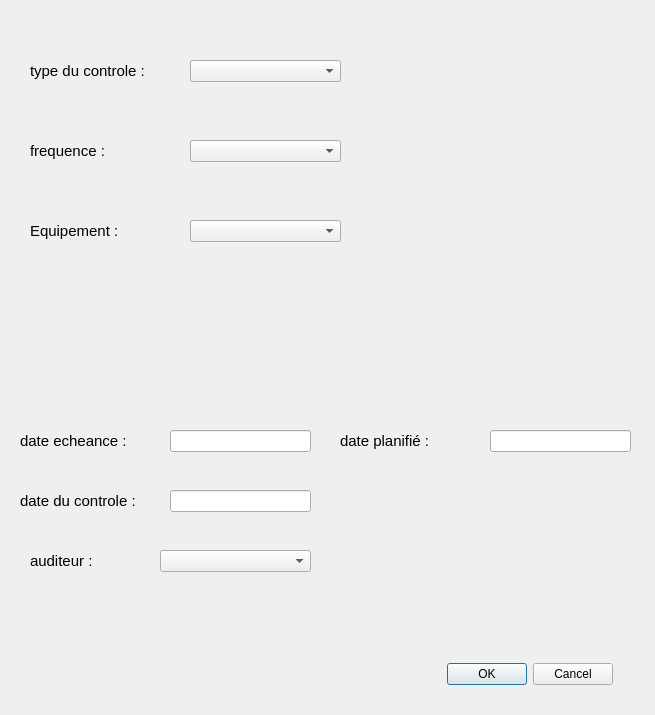
<?xml version="1.0" encoding="UTF-8"?>
<ui version="4.0">
 <class>Dialog</class>
 <widget class="QDialog" name="Dialog">
  <property name="geometry">
   <rect>
    <x>0</x>
    <y>0</y>
    <width>655</width>
    <height>715</height>
   </rect>
  </property>
  <property name="windowTitle">
   <string>ajout_ctrl</string>
  </property>
  <widget class="QDialogButtonBox" name="buttonBox2">
   <property name="geometry">
    <rect>
     <x>420</x>
     <y>660</y>
     <width>193</width>
     <height>28</height>
    </rect>
   </property>
   <property name="orientation">
    <enum>Qt::Horizontal</enum>
   </property>
   <property name="standardButtons">
    <set>QDialogButtonBox::Cancel|QDialogButtonBox::Ok</set>
   </property>
  </widget>
  <widget class="QLabel" name="label_type">
   <property name="geometry">
    <rect>
     <x>30</x>
     <y>60</y>
     <width>151</width>
     <height>22</height>
    </rect>
   </property>
   <property name="font">
    <font>
     <pointsize>11</pointsize>
    </font>
   </property>
   <property name="text">
    <string>type du controle :</string>
   </property>
  </widget>
  <widget class="QLabel" name="label_2_freq">
   <property name="geometry">
    <rect>
     <x>30</x>
     <y>140</y>
     <width>89</width>
     <height>22</height>
    </rect>
   </property>
   <property name="font">
    <font>
     <pointsize>11</pointsize>
    </font>
   </property>
   <property name="text">
    <string>frequence :</string>
   </property>
  </widget>
  <widget class="QLabel" name="label_3_equip">
   <property name="geometry">
    <rect>
     <x>30</x>
     <y>220</y>
     <width>111</width>
     <height>22</height>
    </rect>
   </property>
   <property name="font">
    <font>
     <pointsize>11</pointsize>
    </font>
   </property>
   <property name="text">
    <string>Equipement : </string>
   </property>
  </widget>
  <widget class="QComboBox" name="comboBox_type">
   <property name="geometry">
    <rect>
     <x>190</x>
     <y>60</y>
     <width>151</width>
     <height>22</height>
    </rect>
   </property>
  </widget>
  <widget class="QComboBox" name="comboBox_2_freq">
   <property name="geometry">
    <rect>
     <x>190</x>
     <y>140</y>
     <width>151</width>
     <height>22</height>
    </rect>
   </property>
  </widget>
  <widget class="QComboBox" name="comboBox_3_equip">
   <property name="geometry">
    <rect>
     <x>190</x>
     <y>220</y>
     <width>151</width>
     <height>22</height>
    </rect>
   </property>
  </widget>
  <widget class="QLabel" name="label_4_date_ech">
   <property name="geometry">
    <rect>
     <x>20</x>
     <y>430</y>
     <width>141</width>
     <height>21</height>
    </rect>
   </property>
   <property name="font">
    <font>
     <pointsize>11</pointsize>
    </font>
   </property>
   <property name="text">
    <string>date echeance : </string>
   </property>
  </widget>
  <widget class="QLineEdit" name="lineEdit_date_ech">
   <property name="geometry">
    <rect>
     <x>170</x>
     <y>430</y>
     <width>141</width>
     <height>22</height>
    </rect>
   </property>
  </widget>
  <widget class="QLabel" name="label_5_date_plan">
   <property name="geometry">
    <rect>
     <x>340</x>
     <y>430</y>
     <width>141</width>
     <height>21</height>
    </rect>
   </property>
   <property name="font">
    <font>
     <pointsize>11</pointsize>
    </font>
   </property>
   <property name="text">
    <string>date planifié : </string>
   </property>
  </widget>
  <widget class="QLineEdit" name="lineEdit_2_date_plan">
   <property name="geometry">
    <rect>
     <x>490</x>
     <y>430</y>
     <width>141</width>
     <height>22</height>
    </rect>
   </property>
   <property name="text">
    <string/>
   </property>
  </widget>
  <widget class="QLabel" name="label_6_date_ctrl">
   <property name="geometry">
    <rect>
     <x>20</x>
     <y>490</y>
     <width>141</width>
     <height>21</height>
    </rect>
   </property>
   <property name="font">
    <font>
     <pointsize>11</pointsize>
    </font>
   </property>
   <property name="text">
    <string>date du controle : </string>
   </property>
  </widget>
  <widget class="QLineEdit" name="lineEdit_3_date_ctrl">
   <property name="geometry">
    <rect>
     <x>170</x>
     <y>490</y>
     <width>141</width>
     <height>22</height>
    </rect>
   </property>
  </widget>
  <widget class="QLabel" name="label_7_auditeur">
   <property name="geometry">
    <rect>
     <x>30</x>
     <y>550</y>
     <width>89</width>
     <height>22</height>
    </rect>
   </property>
   <property name="font">
    <font>
     <pointsize>11</pointsize>
    </font>
   </property>
   <property name="text">
    <string>auditeur :</string>
   </property>
  </widget>
  <widget class="QComboBox" name="comboBox_4_auditeur">
   <property name="geometry">
    <rect>
     <x>160</x>
     <y>550</y>
     <width>151</width>
     <height>22</height>
    </rect>
   </property>
  </widget>
 </widget>
 <resources/>
 <connections>
  <connection>
   <sender>buttonBox2</sender>
   <signal>accepted()</signal>
   <receiver>Dialog</receiver>
   <slot>accept()</slot>
   <hints>
    <hint type="sourcelabel">
     <x>248</x>
     <y>254</y>
    </hint>
    <hint type="destinationlabel">
     <x>157</x>
     <y>274</y>
    </hint>
   </hints>
  </connection>
  <connection>
   <sender>buttonBox2</sender>
   <signal>rejected()</signal>
   <receiver>Dialog</receiver>
   <slot>reject()</slot>
   <hints>
    <hint type="sourcelabel">
     <x>316</x>
     <y>260</y>
    </hint>
    <hint type="destinationlabel">
     <x>286</x>
     <y>274</y>
    </hint>
   </hints>
  </connection>
 </connections>
</ui>
